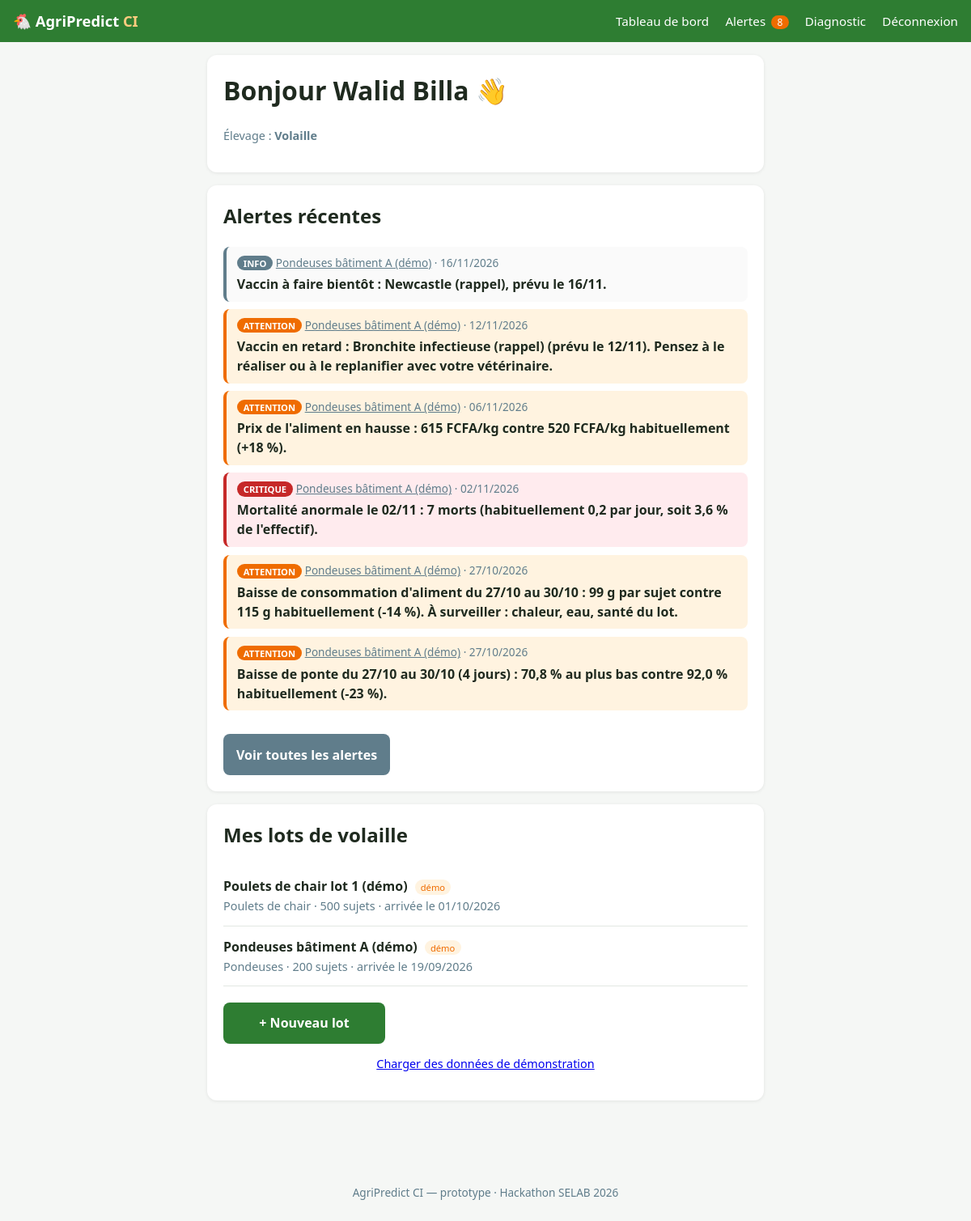
/dashboard.php (signed in), run on the app's committed database.
### tables this page shows
CREATE TABLE `utilisateurs` (
  `id` int(11) NOT NULL,
  `nom` varchar(100) NOT NULL,
  `email` varchar(150) NOT NULL,
  `mot_de_passe` varchar(255) NOT NULL,
  `telephone` varchar(30) DEFAULT NULL,
  `created_at` timestamp NOT NULL DEFAULT current_timestamp()
);

CREATE TABLE `elevages` (
  `id` int(11) NOT NULL,
  `utilisateur_id` int(11) NOT NULL,
  `nom` varchar(120) NOT NULL,
  `localite` varchar(120) DEFAULT NULL,
  `type_elevage` varchar(30) NOT NULL DEFAULT 'volaille',
  `created_at` timestamp NOT NULL DEFAULT current_timestamp()
);

CREATE TABLE `alertes` (
  `id` int(11) NOT NULL,
  `lot_id` int(11) NOT NULL,
  `date_alerte` date NOT NULL,
  `type` enum('mortalite','ponte','aliment','cout','vaccin') NOT NULL,
  `niveau` enum('info','attention','critique') NOT NULL DEFAULT 'attention',
  `message` varchar(255) NOT NULL,
  `vue` tinyint(1) NOT NULL DEFAULT 0
);

CREATE TABLE `lots` (
  `id` int(11) NOT NULL,
  `elevage_id` int(11) NOT NULL,
  `nom` varchar(120) NOT NULL,
  `type_production` enum('chair','pondeuse') NOT NULL,
  `effectif_initial` int(11) NOT NULL,
  `date_arrivee` date NOT NULL,
  `date_fin` date DEFAULT NULL,
  `statut` enum('en_cours','termine') NOT NULL DEFAULT 'en_cours',
  `est_demo` tinyint(1) NOT NULL DEFAULT 0
);

### includes/functions.php (called while the page is built, shortened)
<?php
require_once __DIR__ . '/../config/db.php';
function e(?string $s): string {
    return htmlspecialchars($s ?? '', ENT_QUOTES, 'UTF-8');
}
function est_connecte(): bool {
    return !empty($_SESSION['user_id']);
}
function utilisateur_courant(): ?array {
    $st = db()->prepare('SELECT id, nom, email FROM utilisateurs WHERE id = ?');
    $st->execute([$_SESSION['user_id']]);
    return $st->fetch() ?: null;
}

### config/db.php (called while the page is built, shortened)
<?php
function db(): PDO {
    static $pdo = null;
    if ($pdo === null) {
        $pdo = new PDO(
            'mysql:host=' . DB_HOST . ';dbname=' . DB_NAME . ';charset=utf8mb4',
            DB_USER,
            DB_PASS,
            [
                PDO::ATTR_ERRMODE            => PDO::ERRMODE_EXCEPTION,
                PDO::ATTR_DEFAULT_FETCH_MODE => PDO::FETCH_ASSOC,
                PDO::ATTR_EMULATE_PREPARES   => false,
            ]
        );
    }
    return $pdo;
}

### includes/lots.php (called while the page is built, shortened)
<?php
require_once __DIR__ . '/functions.php';
function elevage_courant(): ?array {
    $st = db()->prepare('SELECT id, nom, localite FROM elevages WHERE utilisateur_id = ? ORDER BY id LIMIT 1');
    $st->execute([$_SESSION['user_id'] ?? 0]);
    return $st->fetch() ?: null;
}
function libelle_type(string $t): string {
    return $t === 'chair' ? 'Poulets de chair' : 'Pondeuses';
}

### includes/alertes.php (the view, shortened to what this page needs)
<?php
require_once __DIR__ . '/lots.php';
function alertes_liste(int $elevageId, ?int $lotId = null, int $limite = 0): array {
    $sql = "SELECT a.id, a.lot_id, a.date_alerte, a.type, a.niveau, a.message, a.vue, l.nom AS lot_nom
            FROM alertes a JOIN lots l ON l.id = a.lot_id
            WHERE l.elevage_id = ?" . ($lotId !== null ? ' AND a.lot_id = ?' : '') . "
            ORDER BY a.date_alerte DESC,
                     CASE a.niveau WHEN 'critique' THEN 0 WHEN 'attention' THEN 1 ELSE 2 END, a.id DESC"
         . ($limite > 0 ? ' LIMIT ' . (int)$limite : '');
    $st = db()->prepare($sql);
    $st->execute($lotId !== null ? [$elevageId, $lotId] : [$elevageId]);
    return $st->fetchAll();
}
function alertes_non_vues(): int {
    $st = db()->prepare(
        'SELECT COUNT(*) FROM alertes a
         JOIN lots l ON l.id = a.lot_id
         JOIN elevages e ON e.id = l.elevage_id
         WHERE e.utilisateur_id = ? AND a.vue = 0'
    );
    $st->execute([$_SESSION['user_id'] ?? 0]);
    return (int)$st->fetchColumn();
}
function alertes_html(array $alertes, bool $avecLot = true): string {
    $h = '';
    foreach ($alertes as $a) {
        $niv = $a['niveau'];
        $h .= '<div class="alerte alerte-' . e($niv) . ($a['vue'] ? '' : ' alerte-nouvelle') . '">'
            . '<div class="alerte-tete"><span class="badge-niveau badge-' . e($niv) . '">'
            . e(NIVEAUX_ALERTES[$niv] ?? $niv) . '</span> '
            . ($avecLot ? '<a href="lot.php?id=' . (int)$a['lot_id'] . '">' . e($a['lot_nom']) . '</a> · ' : '')
            . e(date('d/m/Y', strtotime($a['date_alerte']))) . '</div>'
            . '<p>' . e($a['message']) . '</p></div>';
    }
    return $h;
}

### includes/header.php (shortened to what this page needs)
<?php
require_once __DIR__ . '/functions.php';
require_once __DIR__ . '/alertes.php';
$user  = utilisateur_courant();
$nbAlertes = $user ? alertes_non_vues() : 0;
?><!DOCTYPE html>
<html lang="fr">
<head>
    <link rel="stylesheet" href="assets/css/style.css">
</head>
<body>
<header class="topbar">
    <a class="brand" href="index.php">🐔 AgriPredict <span>CI</span></a>
    <?php if ($user): ?>
        <nav>
            <a href="dashboard.php">Tableau de bord</a>
            <a href="alertes.php">Alertes<?= $nbAlertes > 0 ? ' <span class="pastille">' . $nbAlertes . '</span>' : '' ?></a>
            <a href="diagnostic.php">Diagnostic</a>
            <a href="logout.php">Déconnexion</a>
        </nav>
    <?php endif; ?>
</header>
<main class="container">

### dashboard.php (shortened to what this page needs)
<?php
require_once __DIR__ . '/includes/alertes.php';
$elevage = elevage_courant();
$lots = [];
if ($elevage) {
    $alertes = alertes_liste((int)$elevage['id'], null, 6);
    $st = db()->prepare(
        'SELECT id, nom, type_production, effectif_initial, date_arrivee, statut, est_demo
         FROM lots WHERE elevage_id = ? ORDER BY date_arrivee DESC'
    );
    $st->execute([$elevage['id']]);
    $lots = $st->fetchAll();
}
require __DIR__ . '/includes/header.php';
?>
<div class="card">
    <h1>Bonjour <?= e($user['nom']) ?> 👋</h1>
    <?php if ($elevage): ?>
        <p class="muted">
            Élevage : <strong><?= e($elevage['nom']) ?></strong>
        </p>
    <?php endif; ?>
</div>
<?php if ($lots): ?>
<div class="card">
    <h2>Alertes récentes</h2>
    <?= alertes_html($alertes) ?>
    <a class="btn btn-secondaire" href="alertes.php">Voir toutes les alertes</a>
</div>
<?php endif; ?>
<div class="card">
    <h2>Mes lots de volaille</h2>
    <?php if (!$lots): ?>
        <p class="muted">Aucun lot pour le moment. Créez votre premier lot pour commencer le suivi.</p>
    <?php else: ?>
        <?php foreach ($lots as $l): ?>
            <a class="lot-link" href="lot.php?id=<?= (int)$l['id'] ?>">
                <strong><?= e($l['nom']) ?></strong>
                <?= $l['est_demo'] ? '<span class="badge-demo">démo</span>' : '' ?><br>
                <span class="muted">
                    <?= e(libelle_type($l['type_production'])) ?>
                    · <?= (int)$l['effectif_initial'] ?> sujets
                    · arrivée le <?= e(date('d/m/Y', strtotime($l['date_arrivee']))) ?>
                </span>
            </a>
        <?php endforeach; ?>
    <?php endif; ?>
    <a class="btn" href="lot_nouveau.php">+ Nouveau lot</a>
    <p class="centre muted"><a href="seed_demo.php">Charger des données de démonstration</a></p>
</div>
<?php require __DIR__ . '/includes/footer.php'; ?>

### includes/footer.php
</main>
<footer class="footer">
    AgriPredict CI — prototype · Hackathon SELAB 2026
</footer>
</body>
</html>

### assets/css/style.css (style rules this page uses)
:root { --vert: #2e7d32; --vert-fonce: #1b5e20; --vert-clair: #e8f5e9; --orange: #ef6c00; --rouge: #c62828; --gris: #607d8b; --fond: #f5f7f5; --carte: #ffffff; --texte: #1f2a1f; --rayon: 12px; }
* { box-sizing: border-box; }
body { margin: 0; font-family: system-ui, -apple-system, "Segoe UI", Roboto, sans-serif; background: var(--fond); color: var(--texte); line-height: 1.5; }
.topbar { display: flex; align-items: center; justify-content: space-between; flex-wrap: wrap; gap: .5rem; padding: .75rem 1rem; background: var(--vert); color: #fff; }
.topbar a { color: #fff; text-decoration: none; }
.brand { font-weight: 700; font-size: 1.15rem; }
.brand span { color: #ffcc80; }
.topbar nav a { margin-left: 1rem; font-size: .95rem; }
.container { max-width: 720px; margin: 1rem auto; padding: 0 1rem 3rem; }
.card { background: var(--carte); border-radius: var(--rayon); padding: 1.25rem; margin-bottom: 1rem; box-shadow: 0 1px 4px rgba(0,0,0,.08); }
.card h1, .card h2 { margin-top: 0; }
.btn { display: inline-block; width: 100%; margin-top: 1.2rem; padding: .85rem 1rem; border: 0; border-radius: 8px; background: var(--vert); color: #fff; font-size: 1rem; font-weight: 600; text-align: center; text-decoration: none; cursor: pointer; }
.btn-secondaire { background: var(--gris); }
.muted { color: var(--gris); font-size: .9rem; }
.centre { text-align: center; }
.footer { text-align: center; padding: 1.5rem 1rem; color: var(--gris); font-size: .85rem; }
.lot-link { display: block; padding: .8rem 0; border-bottom: 1px solid #e3e8e3; color: inherit; text-decoration: none; }
.badge-demo { background: #fff3e0; color: var(--orange); font-size: .7rem; padding: .1rem .45rem; border-radius: 99px; margin-left: .3rem; }
.alerte { border-left: 4px solid var(--gris); background: #fafafa; border-radius: 8px; padding: .6rem .8rem; margin-bottom: .6rem; }
.alerte p { margin: .25rem 0 0; }
.alerte-tete { font-size: .85rem; color: var(--gris); }
.alerte-tete a { color: inherit; }
.alerte-critique { border-left-color: var(--rouge); background: #ffebee; }
.alerte-attention { border-left-color: var(--orange); background: #fff3e0; }
.alerte-nouvelle p { font-weight: 600; }
.badge-niveau { font-size: .7rem; font-weight: 700; text-transform: uppercase; padding: .1rem .5rem; border-radius: 99px; color: #fff; background: var(--gris); }
.badge-critique { background: var(--rouge); }
.badge-attention { background: var(--orange); }
.pastille { background: var(--orange); color: #fff; border-radius: 99px; font-size: .75rem; padding: 0 .45rem; margin-left: .2rem; }
@media (min-width: 600px) { .btn { width: auto; min-width: 200px; } }

### data on the page
utilisateurs: nom "Walid Billa"
elevages: nom "Volaille"
alertes: niveau "INFO", lot.nom "Pondeuses bâtiment A (démo)", date_alerte "16/11/2026", message "Vaccin à faire bientôt : Newcastle (rappel), prévu le 16/11."
alertes: niveau "ATTENTION", lot.nom "Pondeuses bâtiment A (démo)", date_alerte "12/11/2026", message "Vaccin en retard : Bronchite infectieuse (rappel) (prévu le 12/11). Pensez à le réaliser ou à le replanifier avec votre vétérinaire."
alertes: niveau "ATTENTION", lot.nom "Pondeuses bâtiment A (démo)", date_alerte "06/11/2026", message "Prix de l'aliment en hausse : 615 FCFA/kg contre 520 FCFA/kg habituellement (+18 %)."
alertes: niveau "CRITIQUE", lot.nom "Pondeuses bâtiment A (démo)", date_alerte "02/11/2026", message "Mortalité anormale le 02/11 : 7 morts (habituellement 0,2 par jour, soit 3,6 % de l'effectif)."
alertes: niveau "ATTENTION", lot.nom "Pondeuses bâtiment A (démo)", date_alerte "27/10/2026", message "Baisse de consommation d'aliment du 27/10 au 30/10 : 99 g par sujet contre 115 g habituellement (-14 %). À surveiller : chaleur, eau, santé du lot."
alertes: niveau "ATTENTION", lot.nom "Pondeuses bâtiment A (démo)", date_alerte "27/10/2026", message "Baisse de ponte du 27/10 au 30/10 (4 jours) : 70,8 % au plus bas contre 92,0 % habituellement (-23 %)."
lots: nom "Poulets de chair lot 1 (démo)", est_demo "démo", type_production "Poulets de chair", effectif_initial "500", date_arrivee "01/10/2026"
lots: nom "Pondeuses bâtiment A (démo)", est_demo "démo", type_production "Pondeuses", effectif_initial "200", date_arrivee "19/09/2026"

### other printed values
$nbAlertes "8"
